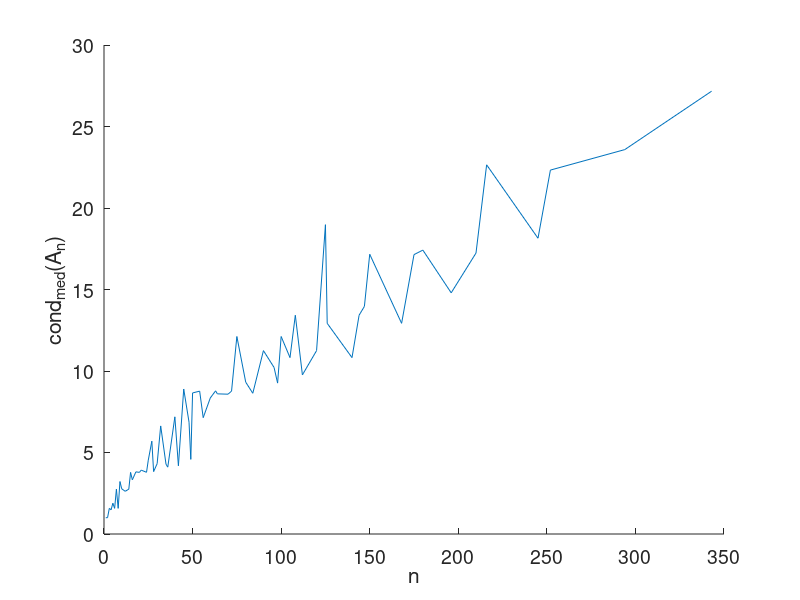
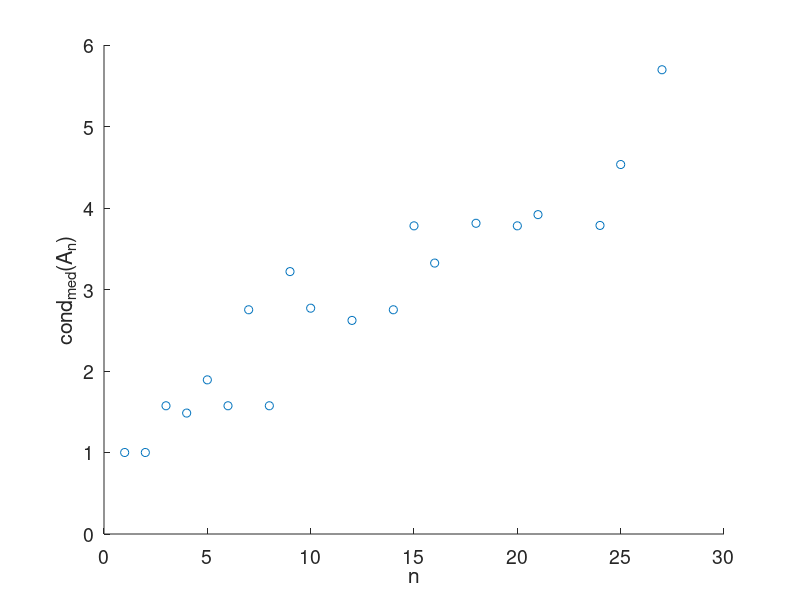

Write MATLAB code to recreate these figures, in order. (Note: this script raises an error after producing the figures.)
clear all
pkg load optim
addpath(genpath(fullfile('octave-interval-examples', 'm')));
load data.mat

# plot initial dataset
figure
hold on
plot(data_x, data_y)
set(gca, 'fontsize', 14)
xlabel('n');
ylabel('cond_{med}(A_n)');

left = 1;
right = 20;
n = right - left + 1
x = data_x(left:right)';
y = data_y(left:right)';
X = [ones([n, 1]) x];

# plot chosen fragment
figure
hold on
ylim ([0, 6]);
scatter(x, y)
set(gca, 'fontsize', 14)
xlabel('n');
ylabel('cond_{med}(A_n)');

rad_y = ones([n, 1]) * 0.1;
irp_initial = ir_problem(X, y, rad_y);

# plot LSM regression
lsm_betta = (X \ y)
x_min = min(x);
x_max = max(x);
figure
hold on
ir_scatter(irp_initial, 'b.');
plot([x_min, x_max], [lsm_betta(1) + lsm_betta(2) * x_min, lsm_betta(1) + lsm_betta(2) * x_max])
set(gca, 'fontsize', 14)
xlabel('n');
ylabel('cond_{med}(A_n)');
legend("interval data", "LSM linear regression")

# expand intervals
[linprog_betta, w] = lin_prog_symmetrical(X, y - rad_y, y + rad_y);
display(linprog_betta);
rad_y_expanded = rad_y .* w * 1.1;
irp_expanded = ir_problem(X, y, rad_y_expanded);
centroid = mean(ir_beta2poly(irp_expanded))
inf_y = y - rad_y_expanded;
sup_y = y + rad_y_expanded;

# plot infset
figure
hold on
ir_plotbeta(irp_expanded)
xlim ([0.95, 1.04]);
plot(linprog_betta(1), linprog_betta(2), "g*")
plot(lsm_betta(1), lsm_betta(2), "r*")
plot(centroid(1), centroid(2), "k*")
set(gca, 'fontsize', 14)
xlabel('\beta_1')
ylabel('\beta_2')
legend("inf. set", "inf. set boundary", "LP betta", "LSM betta", "centroid")

# find boundary points
predict = ir_predict(irp_expanded, irp_expanded.X);
predict_lower = predict(:, 1);
predict_upper = predict(:, 2);

eps = 1e-8;
indices = [];
for i = 1:n
  if abs(predict_lower(i) - inf_y(i)) < eps
    indices = [indices, i];
    continue
  endif
  if abs(predict_lower(i) - sup_y(i)) < eps
    indices = [indices, i];
    continue
  endif
  if abs(predict_upper(i) - inf_y(i)) < eps
    indices = [indices, i];
    continue
  endif
  if abs(predict_upper(i) - sup_y(i)) < eps
    indices = [indices, i];
    continue
  endif
end
display(indices)
other = setdiff(1:n, indices);
irp_boundary = ir_problem(X(indices, :), y(indices), rad_y_expanded(indices));
irp_other = ir_problem(X(other, :), y(other), rad_y_expanded(other));

# plot compatibility cone
figure
hold on
x_min = 0;
x_max = 29;
ir_plotmodelset(irp_expanded, [x_min, x_max])
plot([x_min, x_max], [linprog_betta(1) + linprog_betta(2) * x_min, linprog_betta(1) + linprog_betta(2) * x_max], "g")
plot([x_min, x_max], [lsm_betta(1) + lsm_betta(2) * x_min, lsm_betta(1) + lsm_betta(2) * x_max], "r")
plot([x_min, x_max], [centroid(1) + centroid(2) * x_min, centroid(1) + centroid(2) * x_max], "k")
ir_scatter(irp_boundary, 'ro');
ir_scatter(irp_other, 'b.');
set(gca, 'fontsize', 14)
xlabel('n');
ylabel('cond_{med}(A_n)');
legend("compatibility cone", "", "", "LP betta", "LSM betta", "centroid", "boundary points", "other points")

test_n = 10;
x_test = data_x(right + 1: right + test_n)';
y_test = data_y(right + 1: right + test_n)';
X_test = [ones([test_n, 1]) x_test];
y_predict = ir_predict(irp_expanded, X_test)
mid_y_predict = (y_predict(:, 1) + y_predict(:, 2)) / 2;
rad_y_predict = (y_predict(:, 2) - y_predict(:, 1)) / 2
irp_predict = ir_problem(X_test, mid_y_predict, rad_y_predict);

figure
hold on
xlim ([27, 50]);
ylim([3, 9]);
ir_plotmodelset(irp_expanded, [27, 50])
ir_scatter(irp_predict, 'b.')
scatter(x_test, y_test, 'r')
set(gca, 'fontsize', 14)
xlabel('n');
ylabel('cond_{med}(A_n)');
legend("compatibility cone", "", "", "predicted points", "data points")






